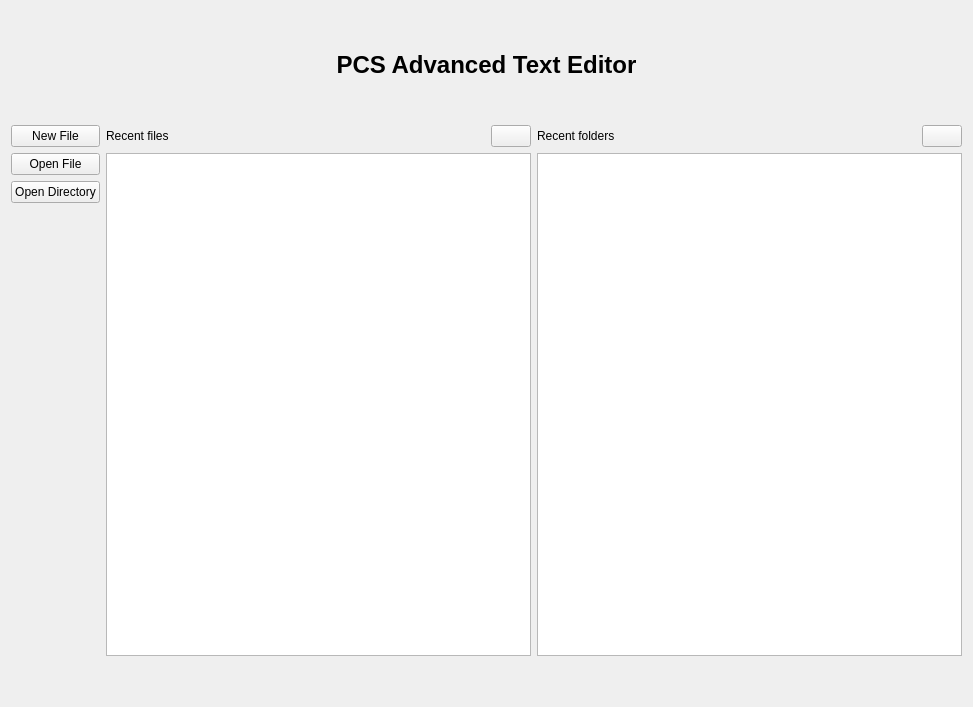
<?xml version="1.0" encoding="UTF-8"?>
<ui version="4.0">
 <class>StartWidget</class>
 <widget class="QWidget" name="StartWidget">
  <property name="geometry">
   <rect>
    <x>0</x>
    <y>0</y>
    <width>973</width>
    <height>707</height>
   </rect>
  </property>
  <property name="windowTitle">
   <string>Form</string>
  </property>
  <property name="locale">
   <locale language="English" country="UnitedStates"/>
  </property>
  <layout class="QVBoxLayout" name="verticalLayout_3" stretch="0,0,0,4,0">
   <item>
    <spacer name="verticalSpacer_3">
     <property name="orientation">
      <enum>Qt::Orientation::Vertical</enum>
     </property>
     <property name="sizeHint" stdset="0">
      <size>
       <width>20</width>
       <height>40</height>
      </size>
     </property>
    </spacer>
   </item>
   <item>
    <layout class="QHBoxLayout" name="horizontalLayout">
     <item>
      <widget class="QLabel" name="label">
       <property name="text">
        <string>&lt;html&gt;&lt;body&gt;&lt;center&gt;&lt;h1&gt;PCS Advanced Text Editor&lt;/h1&gt;&lt;/body&gt;&lt;/html&gt;</string>
       </property>
      </widget>
     </item>
    </layout>
   </item>
   <item>
    <spacer name="verticalSpacer">
     <property name="orientation">
      <enum>Qt::Orientation::Vertical</enum>
     </property>
     <property name="sizeHint" stdset="0">
      <size>
       <width>20</width>
       <height>40</height>
      </size>
     </property>
    </spacer>
   </item>
   <item>
    <layout class="QHBoxLayout" name="horizontalLayout_2">
     <item>
      <layout class="QVBoxLayout" name="verticalLayout">
       <item>
        <widget class="QPushButton" name="newFileButton">
         <property name="text">
          <string>New File</string>
         </property>
        </widget>
       </item>
       <item>
        <widget class="QPushButton" name="openFileButton">
         <property name="text">
          <string>Open File</string>
         </property>
        </widget>
       </item>
       <item>
        <widget class="QPushButton" name="openDirButton">
         <property name="text">
          <string>Open Directory</string>
         </property>
        </widget>
       </item>
       <item>
        <spacer name="verticalSpacer_4">
         <property name="orientation">
          <enum>Qt::Orientation::Vertical</enum>
         </property>
         <property name="sizeHint" stdset="0">
          <size>
           <width>20</width>
           <height>40</height>
          </size>
         </property>
        </spacer>
       </item>
      </layout>
     </item>
     <item>
      <layout class="QVBoxLayout" name="verticalLayout_2">
       <item>
        <layout class="QHBoxLayout" name="horizontalLayout_3">
         <item>
          <widget class="QLabel" name="label_3">
           <property name="text">
            <string>Recent files</string>
           </property>
          </widget>
         </item>
         <item>
          <spacer name="horizontalSpacer">
           <property name="orientation">
            <enum>Qt::Orientation::Horizontal</enum>
           </property>
           <property name="sizeHint" stdset="0">
            <size>
             <width>40</width>
             <height>20</height>
            </size>
           </property>
          </spacer>
         </item>
         <item>
          <widget class="QPushButton" name="clearRecentButton">
           <property name="toolTip">
            <string>Clear recent</string>
           </property>
           <property name="text">
            <string/>
           </property>
           <property name="icon">
            <iconset theme="QIcon::ThemeIcon::EditDelete"/>
           </property>
          </widget>
         </item>
        </layout>
       </item>
       <item>
        <widget class="QListView" name="recentFilesView">
         <property name="editTriggers">
          <set>QAbstractItemView::EditTrigger::NoEditTriggers</set>
         </property>
        </widget>
       </item>
      </layout>
     </item>
     <item>
      <layout class="QVBoxLayout" name="verticalLayout_4">
       <item>
        <layout class="QHBoxLayout" name="horizontalLayout_4">
         <item>
          <widget class="QLabel" name="label_2">
           <property name="text">
            <string>Recent folders</string>
           </property>
          </widget>
         </item>
         <item>
          <spacer name="horizontalSpacer_2">
           <property name="orientation">
            <enum>Qt::Orientation::Horizontal</enum>
           </property>
           <property name="sizeHint" stdset="0">
            <size>
             <width>40</width>
             <height>20</height>
            </size>
           </property>
          </spacer>
         </item>
         <item>
          <widget class="QPushButton" name="clearRecentDirsButton">
           <property name="toolTip">
            <string>Clear recent</string>
           </property>
           <property name="text">
            <string/>
           </property>
           <property name="icon">
            <iconset theme="edit-delete"/>
           </property>
          </widget>
         </item>
        </layout>
       </item>
       <item>
        <widget class="QListView" name="recentDirsView">
         <property name="editTriggers">
          <set>QAbstractItemView::EditTrigger::NoEditTriggers</set>
         </property>
        </widget>
       </item>
      </layout>
     </item>
    </layout>
   </item>
   <item>
    <spacer name="verticalSpacer_2">
     <property name="orientation">
      <enum>Qt::Orientation::Vertical</enum>
     </property>
     <property name="sizeHint" stdset="0">
      <size>
       <width>20</width>
       <height>40</height>
      </size>
     </property>
    </spacer>
   </item>
  </layout>
 </widget>
 <resources/>
 <connections/>
</ui>
